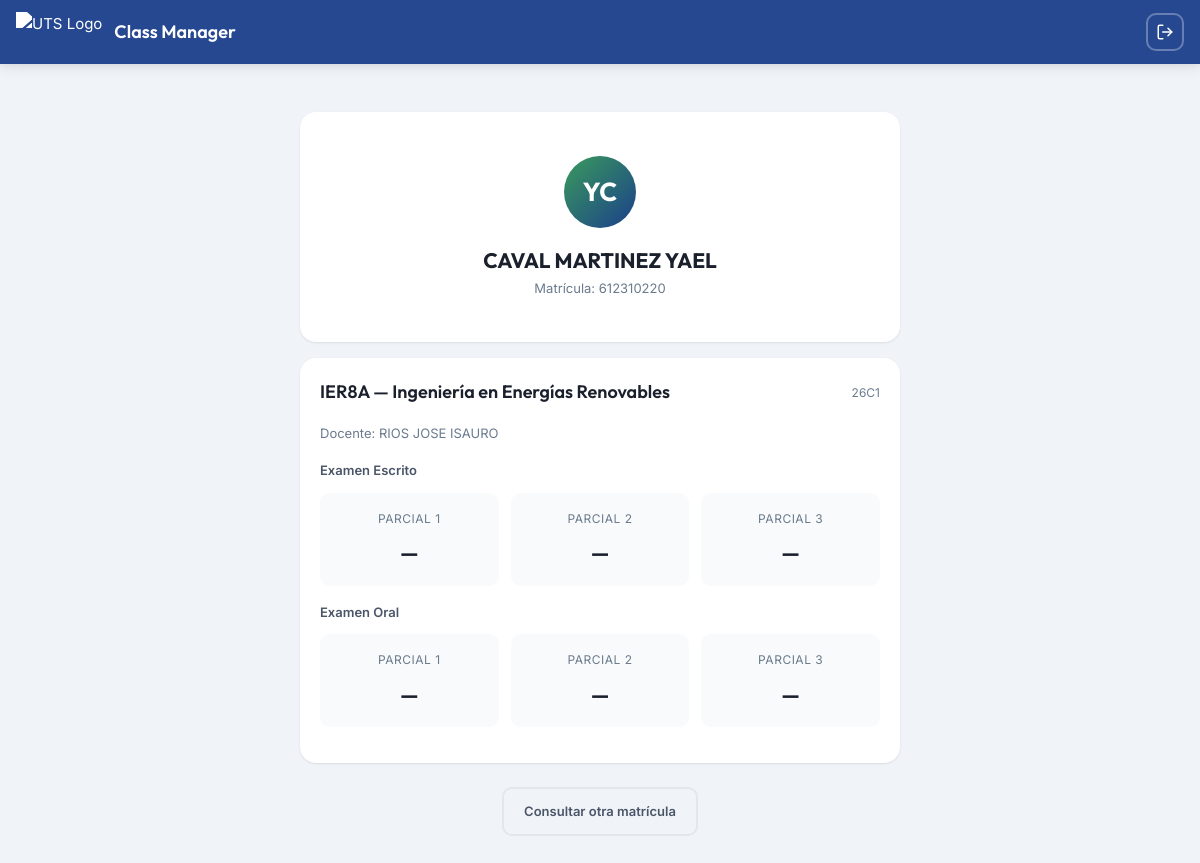
The page /views/consulta.php?matricula=612310220 on the database its author committed.
### tables this page shows
CREATE TABLE IF NOT EXISTS grupo (
  id_grupo     INT           NOT NULL AUTO_INCREMENT,
  id_docente   INT           NOT NULL,
  id_materia   INT           DEFAULT NULL,
  carrera      VARCHAR(120)  NOT NULL,
  siglas       VARCHAR(20)   NOT NULL,
  cuatrimestre TINYINT       NOT NULL,
  grupo        VARCHAR(10)   NOT NULL,
  periodo      ENUM('ene-abr','may-ago','sep-dic') NOT NULL,
  ciclo        VARCHAR(6)    NOT NULL,
  anio         SMALLINT      NOT NULL,
  activo       TINYINT(1)    NOT NULL DEFAULT 1,
  created_at   DATETIME      NOT NULL DEFAULT CURRENT_TIMESTAMP,
  PRIMARY KEY (id_grupo),
  KEY idx_grupo_docente (id_docente),
  KEY idx_grupo_ciclo (ciclo),
  CONSTRAINT fk_grupo_docente FOREIGN KEY (id_docente)
    REFERENCES docente(id_docente) ON DELETE RESTRICT ON UPDATE CASCADE,
  CONSTRAINT fk_grupo_materia FOREIGN KEY (id_materia)
    REFERENCES materia(id_materia) ON DELETE SET NULL ON UPDATE CASCADE
);

CREATE TABLE IF NOT EXISTS docente (
  id_docente    INT           NOT NULL AUTO_INCREMENT,
  matricula     VARCHAR(20)   NOT NULL,
  nombre        VARCHAR(80)   NOT NULL,
  apellido_pat  VARCHAR(60)   NOT NULL,
  apellido_mat  VARCHAR(60)   DEFAULT NULL,
  email         VARCHAR(120)  DEFAULT NULL,
  password_hash VARCHAR(255)  NOT NULL DEFAULT '$2y$10$placeholder',
  rol           VARCHAR(50)   DEFAULT 'docente',
  activo        TINYINT(1)    NOT NULL DEFAULT 1,
  created_at    DATETIME      NOT NULL DEFAULT CURRENT_TIMESTAMP,
  PRIMARY KEY (id_docente),
  UNIQUE KEY uq_docente_matricula (matricula),
  UNIQUE KEY uq_docente_email (email)
);

### controllers/ConsultaController.php (called while the page is built, shortened)
<?php
class ConsultaController
{
    public function search(): array
    {
        $matricula = trim($_POST['matricula'] ?? '');
        $db = Database::getConnection();
        $stmtAlumno = $db->prepare("SELECT * FROM alumno WHERE matricula = :mat AND activo = 1");
        $stmtAlumno->execute([':mat' => $matricula]);
        $alumno = $stmtAlumno->fetch();
        $stmtGrupos = $db->prepare("
            SELECT g.*, d.nombre as docente_nombre, d.apellido_pat as docente_apellido
            FROM grupo g
            INNER JOIN grupo_alumno ga ON g.id_grupo = ga.id_grupo
            INNER JOIN docente d ON g.id_docente = d.id_docente
            WHERE ga.id_alumno = :aid AND g.activo = 1
            ORDER BY g.created_at DESC
        ");
        $stmtGrupos->execute([':aid' => $alumno['id_alumno']]);
        $grupos = $stmtGrupos->fetchAll();
        $groupData = [];
        foreach ($grupos as $grupo) {
            $gid = $grupo['id_grupo'];
            $aid = $alumno['id_alumno'];
            $stmtWE = $db->prepare("SELECT parcial, calificacion FROM examen_escrito WHERE id_grupo = :gid AND id_alumno = :aid");
            $stmtWE->execute([':gid' => $gid, ':aid' => $aid]);
            $weGrades = [];
            foreach ($stmtWE->fetchAll() as $row) { $weGrades[$row['parcial']] = $row['calificacion']; }
            $stmtOE = $db->prepare("SELECT parcial, calificacion FROM examen_oral WHERE id_grupo = :gid AND id_alumno = :aid");
            $stmtOE->execute([':gid' => $gid, ':aid' => $aid]);
            $oeGrades = [];
            foreach ($stmtOE->fetchAll() as $row) { $oeGrades[$row['parcial']] = $row['calificacion']; }
            $stmtAtt = $db->prepare("
                SELECT s.parcial, a.estado
                FROM asistencia a
                INNER JOIN sesion s ON a.id_sesion = s.id_sesion
                WHERE s.id_grupo = :gid AND a.id_alumno = :aid
            ");
            $stmtAtt->execute([':gid' => $gid, ':aid' => $aid]);
            $attData = $stmtAtt->fetchAll();
            $groupData[] = [
                'grupo'    => $grupo,
                'we'       => $weGrades,
                'oe'       => $oeGrades,
                'attendance' => $attData,
            ];
        }
        return [
            'success' => true,
            'alumno'  => [
                'nombre_completo' => trim($alumno['apellido_pat'] . ' ' . ($alumno['apellido_mat'] ?? '') . ' ' . $alumno['nombre']),
                'matricula'       => $alumno['matricula'],
                'iniciales'       => mb_substr($alumno['nombre'], 0, 1) . mb_substr($alumno['apellido_pat'], 0, 1),
            ],
            'grupos'  => $groupData,
        ];
    }
}

### views/consulta.php (the view, shortened to what this page needs)
<?php
$searchMatricula = $_GET['matricula'] ?? '';
$alumnoData = null;
if (!empty($searchMatricula)) {
    require_once BASE_PATH . '/controllers/ConsultaController.php';
    $controller = new ConsultaController();
    $result = $controller->search();
    if ($result['success'] ?? false) {
        $alumnoData = $result;
    }
}
?>
<!DOCTYPE html>
<html lang="es">
<head>
  <link rel="stylesheet" href="assets/css/styles.css">
</head>
<body>
  <header class="app-header">
    <img src="assets/img/logo-uts-2024.png" alt="UTS Logo" class="header-logo">
    <div class="header-info">
      <div class="header-title">Class Manager</div>
    </div>
    <a href="<?= isset($_SESSION['usuario']) ? 'index.php?action=logout' : 'index.php?page=login' ?>" class="btn btn-outline btn-sm" style="color:white; border-color:rgba(255,255,255,0.3); margin-left:<?= isset($_SESSION['usuario']) ? 'var(--space-3)' : 'auto' ?>; padding: var(--space-2);" title="<?= isset($_SESSION['usuario']) ? 'Cerrar Sesión' : 'Inicio' ?>">
      <svg viewBox="0 0 24 24" fill="none" stroke="currentColor" stroke-width="2" stroke-linecap="round" stroke-linejoin="round" width="18" height="18"><path d="M9 21H5a2 2 0 0 1-2-2V5a2 2 0 0 1 2-2h4"/><polyline points="16 17 21 12 16 7"/><line x1="21" y1="12" x2="9" y2="12"/></svg>
    </a>
  </header>
  <main class="app-main" style="padding-bottom: var(--space-8);">
    <div class="consulta-wrapper">
      <?php if (!$alumnoData): ?>
      <div class="card" style="margin-top: var(--space-6);">
        <div class="consulta-profile">
          <div class="consulta-avatar" style="background: linear-gradient(135deg, var(--gray-300), var(--gray-400));">
            <svg viewBox="0 0 24 24" fill="none" stroke="currentColor" stroke-width="2" width="32" height="32"><circle cx="11" cy="11" r="8"/><line x1="21" y1="21" x2="16.65" y2="16.65"/></svg>
          </div>
          <h1 class="consulta-name" style="margin-bottom: var(--space-2);">Consulta tus Calificaciones</h1>
          <p class="consulta-mat">Ingresa tu matrícula para consultar tu información académica</p>
        </div>
        <form action="index.php" method="GET" style="max-width: 360px; margin: 0 auto;">
          <input type="hidden" name="page" value="consulta">
          <div class="form-group">
            <input type="text" class="form-control" name="matricula"
                   placeholder="Tu matrícula (ej. 612310503)"
                   value="<?= htmlspecialchars($searchMatricula) ?>" required
                   style="text-align:center; font-size: var(--text-lg);">
          </div>
          <button type="submit" class="btn btn-primary btn-block">Consultar</button>
        </form>
        <?php if (!empty($searchMatricula) && !$alumnoData): ?>
        <div style="text-align:center; margin-top: var(--space-5); color: var(--color-danger); font-weight:600;">
          Matrícula no encontrada. Verifica tu número e intenta de nuevo.
        </div>
        <?php endif; ?>
      </div>
      <?php else: ?>
      <div class="card" style="margin-top: var(--space-6);">
        <div class="consulta-profile">
          <div class="consulta-avatar">
            <?= htmlspecialchars($alumnoData['alumno']['iniciales']) ?>
          </div>
          <div class="consulta-name"><?= htmlspecialchars($alumnoData['alumno']['nombre_completo']) ?></div>
          <div class="consulta-mat">Matrícula: <?= htmlspecialchars($alumnoData['alumno']['matricula']) ?></div>
        </div>
      </div>
      <?php foreach ($alumnoData['grupos'] as $gd): ?>
      <div class="card mt-4">
        <div class="card-header">
          <h2 class="card-title">
            <?= htmlspecialchars($gd['grupo']['siglas'] . $gd['grupo']['cuatrimestre'] . $gd['grupo']['grupo']) ?>
            — <?= htmlspecialchars($gd['grupo']['carrera']) ?>
          </h2>
          <span style="font-size: var(--text-xs); color: var(--text-secondary);">
            <?= htmlspecialchars($gd['grupo']['ciclo']) ?>
          </span>
        </div>
        <p class="text-sm mb-4" style="color: var(--text-secondary);">
          Docente: <?= htmlspecialchars($gd['grupo']['docente_apellido'] . ' ' . $gd['grupo']['docente_nombre']) ?>
        </p>
        <h3 style="font-size: var(--text-sm); font-weight:600; margin-bottom: var(--space-3); color: var(--gray-600);">Examen Escrito</h3>
        <div class="parcial-summary mb-4">
          <?php for ($p = 1; $p <= 3; $p++): ?>
          <div class="parcial-block">
            <div class="parcial-block-label">Parcial <?= $p ?></div>
            <div class="parcial-block-value <?= isset($gd['we'][$p]) && $gd['we'][$p] < 7 ? 'fail' : '' ?>">
              <?= isset($gd['we'][$p]) ? number_format((float)$gd['we'][$p], 2) : '—' ?>
            </div>
          </div>
          <?php endfor; ?>
        </div>
        <h3 style="font-size: var(--text-sm); font-weight:600; margin-bottom: var(--space-3); color: var(--gray-600);">Examen Oral</h3>
        <div class="parcial-summary mb-4">
          <?php for ($p = 1; $p <= 3; $p++): ?>
          <div class="parcial-block">
            <div class="parcial-block-label">Parcial <?= $p ?></div>
            <div class="parcial-block-value <?= isset($gd['oe'][$p]) && $gd['oe'][$p] < 7 ? 'fail' : '' ?>">
              <?= isset($gd['oe'][$p]) ? number_format((float)$gd['oe'][$p], 2) : '—' ?>
            </div>
          </div>
          <?php endfor; ?>
        </div>
      </div>
      <?php endforeach; ?>
      <div style="text-align:center; margin-top: var(--space-6);">
        <a href="index.php?page=consulta" class="btn btn-outline">Consultar otra matrícula</a>
      </div>
      <?php endif; ?>
    </div>
  </main>
</body>
</html>

### rows shown on the page
grupo: siglas+cuatrimestre+grupo "IER8A", carrera "Ingeniería en Energías Renovables", ciclo "26C1", id_docente.nombre "RIOS JOSE ISAURO"

### other values the page prints
$alumnoData['alumno']['iniciales'] "YC"
$alumnoData['alumno']['nombre_completo'] "CAVAL MARTINEZ YAEL"
$alumnoData['alumno']['matricula'] "612310220"
